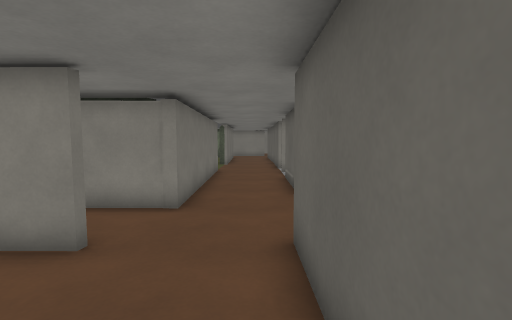
View 1 (above)

24 first-person views from a walk through a Godot game level. The camera is 1.3 m above the floor, tilts 4° down and sees 85° across. Doors that lead somewhere are drawn open, without their leaves. The floor is counted in squares, 0.75 m on a side. Each view is taken from the middle of a square. On the plan, view 1 faces up. The plan holds only what a view shows up to about 15 squares ahead; the rest is blank. The place goes on beyond the plan. Characters and animated objects are not drawn. Some surface patterns are stand-ins.

View 2
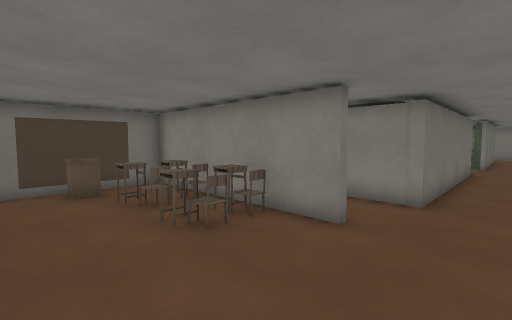

View 3
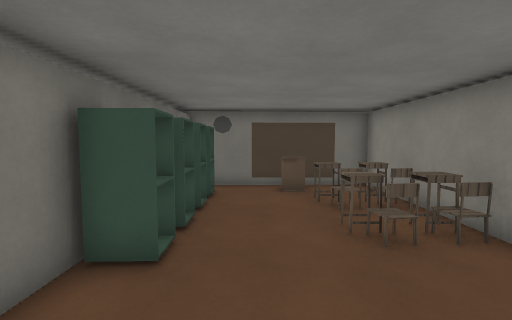

View 4
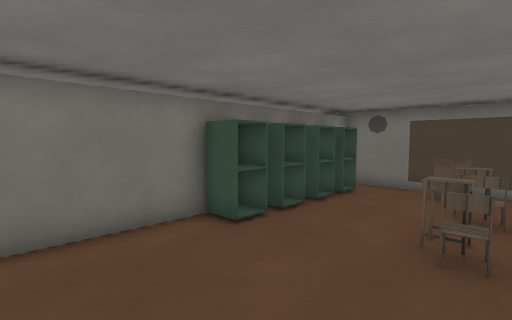

View 5
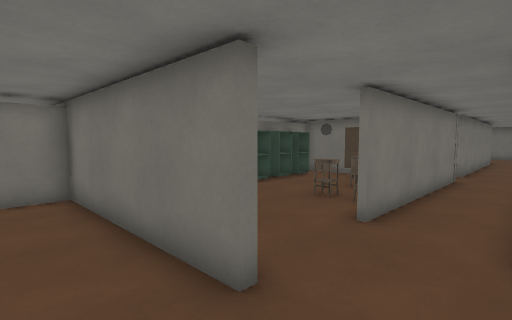

View 6
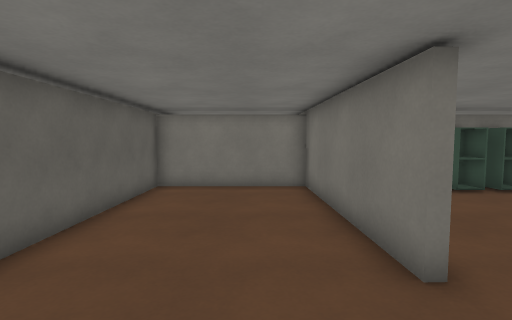

View 7
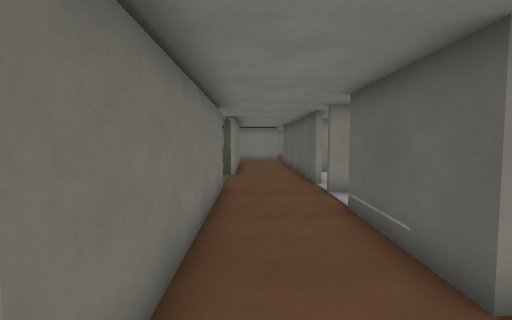

View 8
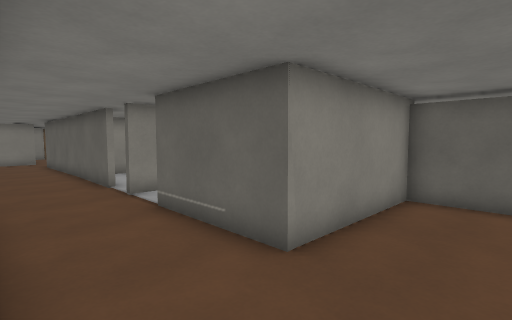

View 9
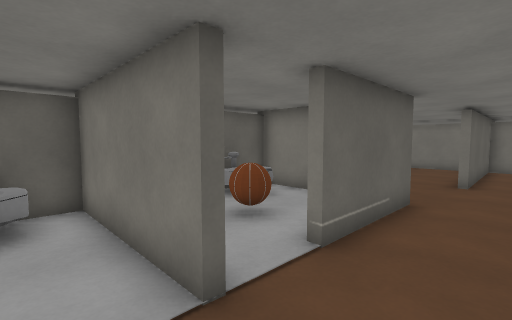

View 10
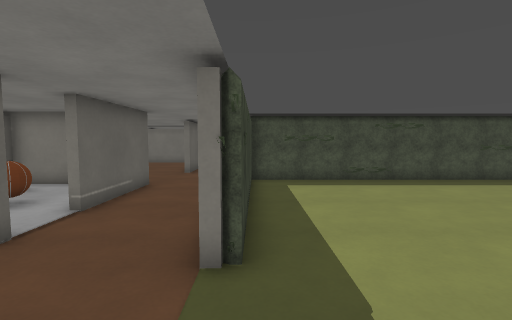

View 11
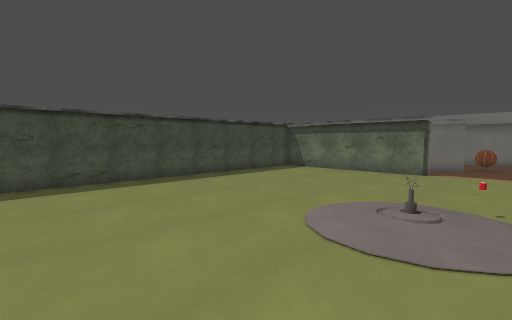

View 12
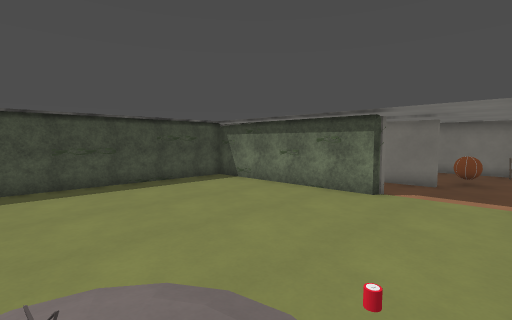

View 13
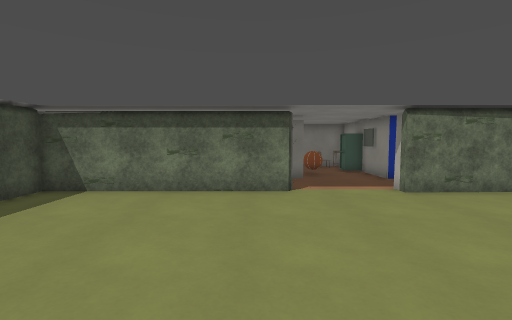

View 14
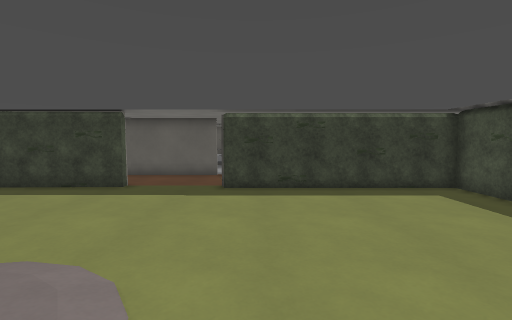

View 15
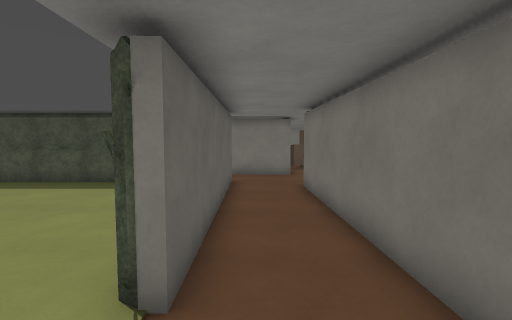

View 16
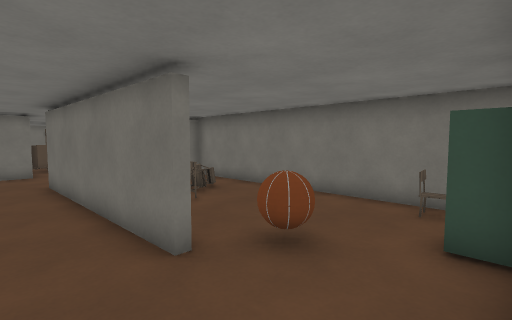

View 17
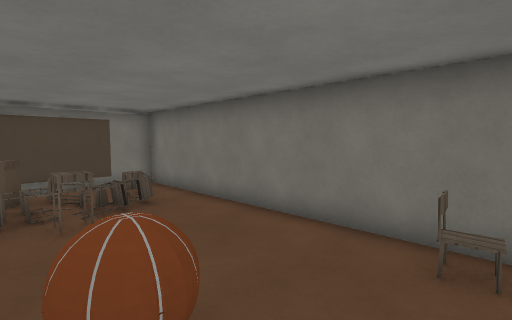

View 18
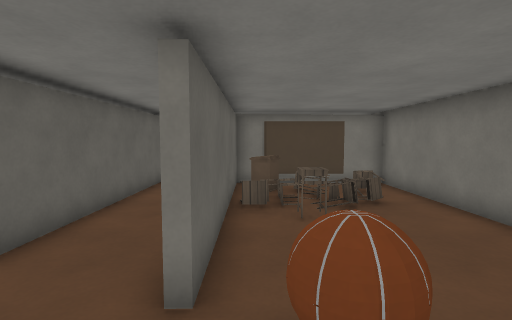

View 19
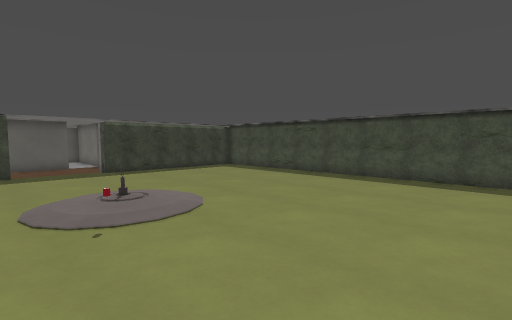

View 20
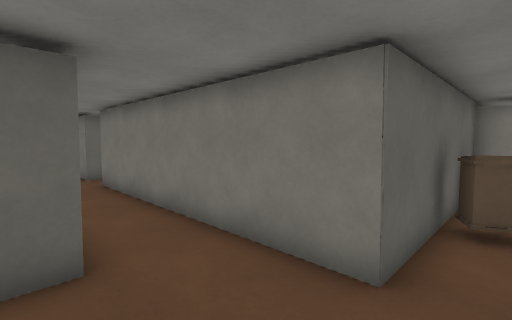

View 21
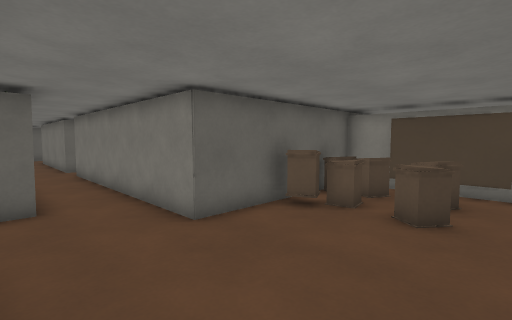

View 22
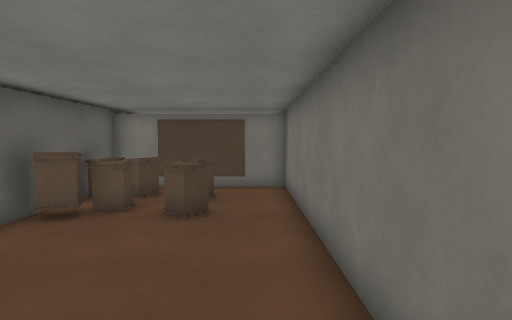

View 23
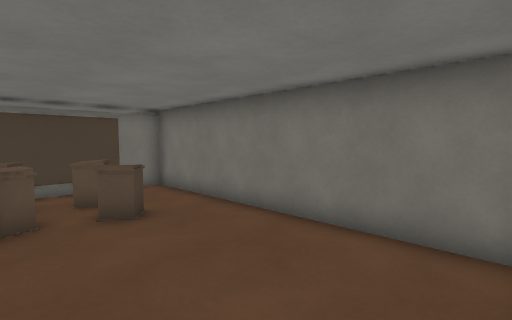

View 24
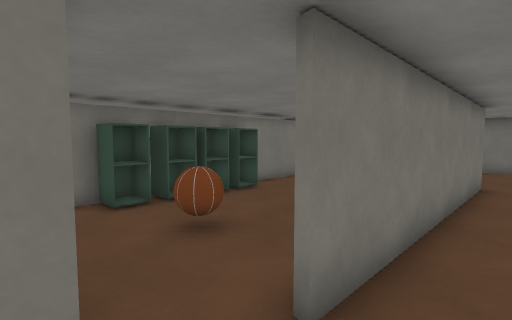

### Floor plan
Key: @ floor where view 1 was taken; # wall or solid block; x gap in a wall; . main floor; : floor 0.25 m higher than the main floor; / step, stairs or slope; D open door; = window, fence, low wall or low ledge; C chair; B blackboard; T toilet; P podium; O other object.
Columns run from 30 left of view 1 to 7 right of it. Each row starts with its distance up from view 1.
 21    ###D..#..................#..####
 20 #  #..D..D..................#..# .
 19 ##....D..D........:::.......D..#..
 18 #...==D..D........//:.......D..#.   T
 17 #.....#..D........::........D..DD..###
 16 #.....#..D.................#D..DD....#
 15 #.....#..#.................##...D#####
 14 #...#.#..#.................##...D.
 13 #.//. #..#.................##..#Dx#
 12 #. ///#..#.................##..#..O
 11 #..// #..#.................##..# ..
 10 #...=##..#.................##..## .##
  9 ##B####..#.................##...######
  8 #........#.................##........#
  7 #........####################........#
  6 #....................................#
  5 #.....############.#########.........#
  4 #.....#         .DD#...#.C..DDDD.....#
  3 #.....#        ....#..##.#.....#.....#
  2 #....##       .....#..# .#.....#.....#
  1 #..####     ....=..B#..........#.....#
  0 #..####    ........#..........@#.....#
 -1 #..P#P#   .........#...........#.....#
 -2 #.....#  ...#####. #.######....#.....#
 -3 ############## ###    #  #############

Where each view was taken, in squares from view 1:
view 1: 0 up, 0 right, facing up
view 2: 1 down, 0 right, facing up-left
view 3: 0 up, 0 right, facing left
view 4: 3 up, 0 right, facing down-left
view 5: 7 up, 3 right, facing down-left
view 6: 8 up, 3 right, facing down
view 7: 6 up, 1 left, facing up
view 8: 6 up, 2 left, facing up-right
view 9: 17 up, 1 left, facing down-right
view 10: 20 up, 3 left, facing down
view 11: 20 up, 5 left, facing down-left
view 12: 20 up, 11 left, facing down-left
view 13: 15 up, 11 left, facing left
view 14: 15 up, 13 left, facing right
view 15: 19 up, 22 left, facing down
view 16: 21 up, 22 left, facing down-left
view 17: 20 up, 25 left, facing down-left
view 18: 20 up, 25 left, facing down
view 19: 21 up, 19 left, facing down-right
view 20: 8 up, 25 left, facing down-right
view 21: 8 up, 29 left, facing down-right
view 22: 8 up, 29 left, facing down
view 23: 8 up, 25 left, facing down-left
view 24: 6 up, 11 left, facing down-left
